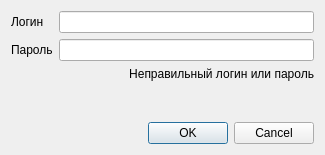
<?xml version="1.0" encoding="UTF-8"?>
<ui version="4.0">
 <class>AuthForm</class>
 <widget class="QDialog" name="AuthForm">
  <property name="geometry">
   <rect>
    <x>0</x>
    <y>0</y>
    <width>325</width>
    <height>155</height>
   </rect>
  </property>
  <property name="windowTitle">
   <string>Dialog</string>
  </property>
  <layout class="QFormLayout" name="formLayout">
   <item row="1" column="0">
    <widget class="QLabel" name="label">
     <property name="text">
      <string>Логин</string>
     </property>
    </widget>
   </item>
   <item row="1" column="1">
    <widget class="QLineEdit" name="loginEdit"/>
   </item>
   <item row="5" column="1">
    <widget class="QDialogButtonBox" name="buttonBox">
     <property name="orientation">
      <enum>Qt::Horizontal</enum>
     </property>
     <property name="standardButtons">
      <set>QDialogButtonBox::Cancel|QDialogButtonBox::Ok</set>
     </property>
    </widget>
   </item>
   <item row="2" column="1">
    <widget class="QLineEdit" name="passwordEdit">
     <property name="echoMode">
      <enum>QLineEdit::Password</enum>
     </property>
    </widget>
   </item>
   <item row="2" column="0">
    <widget class="QLabel" name="label_2">
     <property name="text">
      <string>Пароль</string>
     </property>
    </widget>
   </item>
   <item row="4" column="1">
    <spacer name="verticalSpacer">
     <property name="orientation">
      <enum>Qt::Vertical</enum>
     </property>
     <property name="sizeHint" stdset="0">
      <size>
       <width>20</width>
       <height>16777215</height>
      </size>
     </property>
    </spacer>
   </item>
   <item row="3" column="1">
    <widget class="QLabel" name="errorLabel">
     <property name="enabled">
      <bool>true</bool>
     </property>
     <property name="text">
      <string>Неправильный логин или пароль</string>
     </property>
     <property name="alignment">
      <set>Qt::AlignRight|Qt::AlignTrailing|Qt::AlignVCenter</set>
     </property>
    </widget>
   </item>
  </layout>
 </widget>
 <resources/>
 <connections>
  <connection>
   <sender>buttonBox</sender>
   <signal>accepted()</signal>
   <receiver>AuthForm</receiver>
   <slot>accept()</slot>
   <hints>
    <hint type="sourcelabel">
     <x>248</x>
     <y>254</y>
    </hint>
    <hint type="destinationlabel">
     <x>157</x>
     <y>274</y>
    </hint>
   </hints>
  </connection>
  <connection>
   <sender>buttonBox</sender>
   <signal>rejected()</signal>
   <receiver>AuthForm</receiver>
   <slot>reject()</slot>
   <hints>
    <hint type="sourcelabel">
     <x>316</x>
     <y>260</y>
    </hint>
    <hint type="destinationlabel">
     <x>286</x>
     <y>274</y>
    </hint>
   </hints>
  </connection>
 </connections>
</ui>
